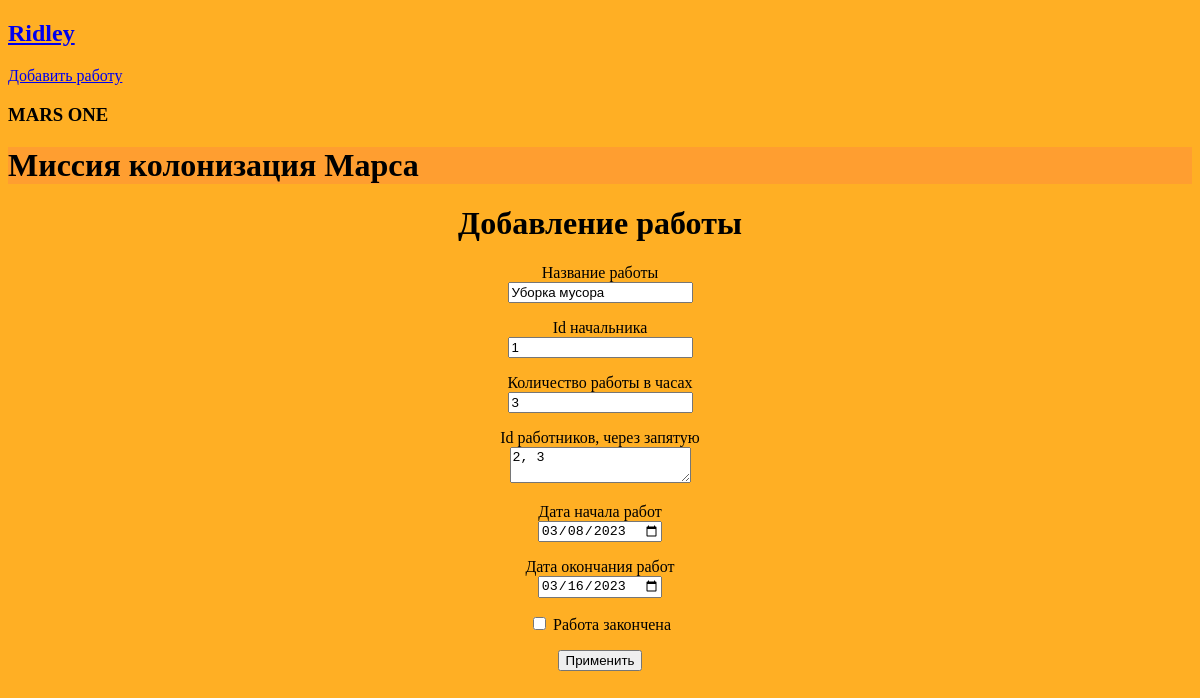
Screenshot of /jobs/4 (signed in) with the database file from the repository.
### data/users.py (models this page shows)
class User(SqlAlchemyBase, UserMixin):
    __tablename__ = 'users'
    id = sqlalchemy.Column(sqlalchemy.Integer, primary_key=True, autoincrement=True)
    surname = sqlalchemy.Column(sqlalchemy.String, nullable=True)
    name = sqlalchemy.Column(sqlalchemy.String, nullable=True)
    age = sqlalchemy.Column(sqlalchemy.Integer, nullable=True)
    position = sqlalchemy.Column(sqlalchemy.String, nullable=True)
    speciality = sqlalchemy.Column(sqlalchemy.String, nullable=True)
    address = sqlalchemy.Column(sqlalchemy.String, nullable=True)
    email = sqlalchemy.Column(sqlalchemy.String, unique=True)
    hashed_password = sqlalchemy.Column(sqlalchemy.String)
    modified_date = sqlalchemy.Column(sqlalchemy.DateTime, default=datetime.datetime.now())
    jobs = orm.relationship("Jobs", back_populates='user')

### data/jobs.py (models this page shows)
class Jobs(SqlAlchemyBase):
    __tablename__ = 'jobs'
    id = sqlalchemy.Column(sqlalchemy.Integer, primary_key=True, autoincrement=True)
    team_leader = sqlalchemy.Column(sqlalchemy.Integer, sqlalchemy.ForeignKey('users.id'))
    job = sqlalchemy.Column(sqlalchemy.String, nullable=True)
    work_size = sqlalchemy.Column(sqlalchemy.Integer)
    collaborators = sqlalchemy.Column(sqlalchemy.String)
    start_date = sqlalchemy.Column(sqlalchemy.DateTime)
    end_date = sqlalchemy.Column(sqlalchemy.DateTime)
    is_finished = sqlalchemy.Column(sqlalchemy.Boolean)
    user = orm.relationship('User')

### main.py (the view, shortened to what this page needs)
@app.route('/jobs/<int:id>', methods=['GET', 'POST'])
@login_required
def edit_news(id):
    form = JobsForm()
    if request.method == "GET":
        jobs = []
        db_sess = db_session.create_session()
        jobs.append(db_sess.query(Jobs).filter(Jobs.id == id,
                                               Jobs.team_leader == current_user.id
                                               ).first())
        if current_user.id == 1:
            jobs.append(db_sess.query(Jobs).filter(Jobs.id == id).first())
        print(jobs)
        jobs = jobs[-1]
        if jobs:
            form.job.data = jobs.job
            form.team_leader.data = jobs.team_leader
            form.work_size.data = jobs.work_size
            form.collaborators.data = jobs.collaborators
            form.start_date.data = jobs.start_date
            form.end_date.data = jobs.end_date
            form.is_finished.data = jobs.is_finished
        else:
            abort(404)
    return render_template('jobs.html',
                           form=form, style=url_for('static', filename='css/style.css'))

### forms/jobs.py
class JobsForm(FlaskForm):
    job = StringField('Название работы', validators=[DataRequired()])
    team_leader = IntegerField('Id начальника')
    work_size = IntegerField('Количество работы в часах')
    collaborators = TextAreaField('Id работников, через запятую')
    start_date = DateField('Дата начала работ')
    end_date = DateField('Дата окончания работ')
    is_finished = BooleanField("Работа закончена")
    submit = SubmitField('Применить')

### data/db_session.py (called while the page is built, shortened)
def global_init(db_file):
    global __factory
    if __factory:
        return

def create_session() -> Session:
    global __factory
    return __factory()

### main.py (called while the page is built)
@login_manager.user_loader
def load_user(user_id):
    db_session.global_init('db/mars_explorer.db')
    db_sess = db_session.create_session()
    return db_sess.query(User).get(user_id)

### templates/jobs.html (shortened to what this page needs)
{% extends "base.html" %}
{% block content %}
<h1 align="center">Добавление работы</h1>
<form action="" method="post" background-color="yellow">
    <p align="center">
        {{ form.job.label }}<br>
        {{ form.job(class="form-control") }}<br>
    </p>
    <p align="center">
        {{ form.team_leader.label }}<br>
        {{ form.team_leader(class="form-control") }}<br>
    </p>
    <p align="center">
        {{ form.work_size.label }}<br>
        {{ form.work_size(class="form-control") }}<br>
    </p>
    <p align="center">
        {{ form.collaborators.label }}<br>
        {{ form.collaborators(class="form-control") }}<br>
    </p>
    <p align="center">
        {{ form.start_date.label }}<br>
        {{ form.start_date(class="form-control") }}<br>
    </p>
    <p align="center">
        {{ form.end_date.label }}<br>
        {{ form.end_date(class="form-control") }}<br>
    </p>
    <p align="center">{{ form.is_finished() }} {{ form.is_finished.label }}</p>
    <p align="center">{{ form.submit(type="submit", class="btn btn-primary") }}</p>
</form>
{% endblock %}

### templates/base.html (shortened to what this page needs)
<!DOCTYPE html>
<html>
<head>
    <link href={{ style }} rel="stylesheet">
    <nav>
        {% if current_user.is_authenticated %}
            <a class="navbar-brand" href="/logout"><h2>{{ current_user.name }}</h2></a>
        {% else %}
        <p>
            <a class="btn btn-primary" href="/register"><h2>Зарегистрироваться</h2></a>
            <a class="btn btn-primary" href="/login"><h2>Войти</h2></a>
        </p>
        {% endif %}
    </nav>
    {% if current_user.is_authenticated %}
        <a href="/jobs" class="btn btn-secondary">Добавить работу</a>
    {% endif %}
    <h3>MARS ONE</h3>
</head>
<body>
<header>
        <h1>Миссия колонизация Марса</h1>
</header>
    {% block content %}{% endblock %}
</body>
</html>

### static/css/style.css (style rules this page uses)
header { background-color: #ff9e30; }
body { background-color: #ffaf24; }

### rows the page displays
User: name "Ridley"
Jobs: job "Уборка мусора", team_leader "1", work_size "3", collaborators "2, 3", start_date "03/08/2023", end_date "03/16/2023"
